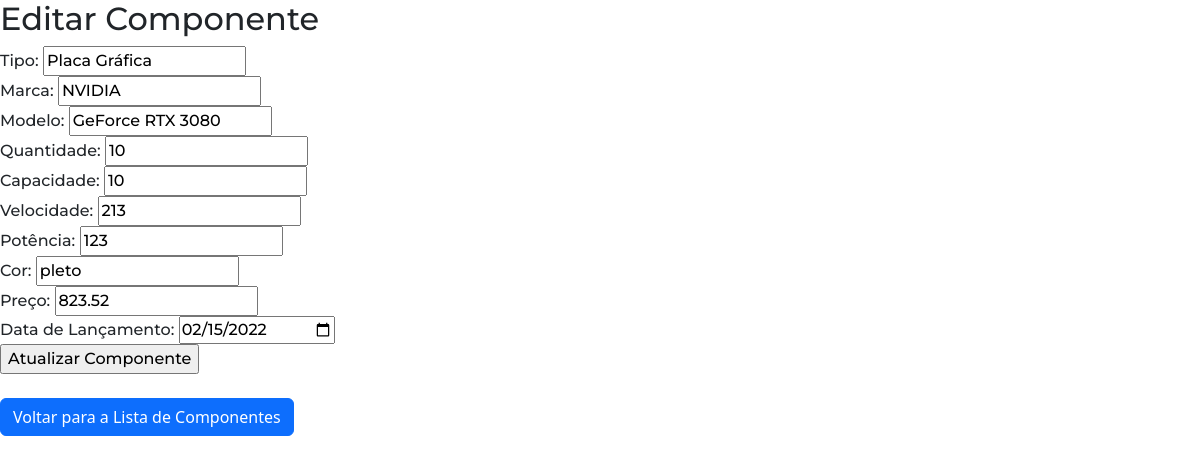
The page /edit.php?id=2 (signed in) on the database as committed earlier.
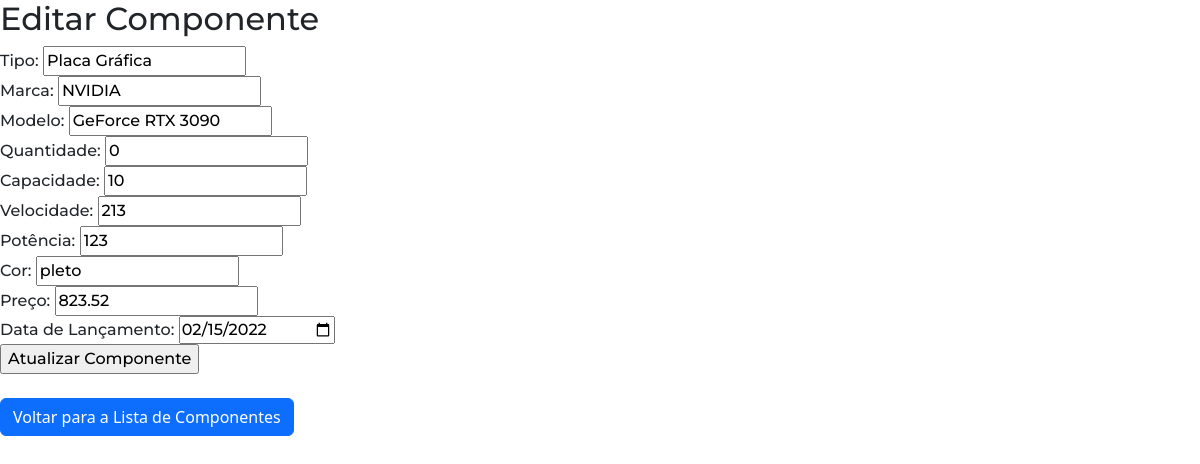
The same page on the database as committed later.
### tables this page shows
CREATE TABLE `componentes` (
  `ID` int(11) NOT NULL,
  `Tipo` varchar(50) NOT NULL,
  `Marca` varchar(50) DEFAULT NULL,
  `Modelo` varchar(50) DEFAULT NULL,
  `Quantidade` int(11) NOT NULL,
  `Capacidade` int(11) DEFAULT NULL,
  `Velocidade` varchar(20) DEFAULT NULL,
  `Potencia` int(11) DEFAULT NULL,
  `Cor` varchar(20) DEFAULT NULL,
  `Preco` decimal(10,2) DEFAULT NULL,
  `DataLancamento` date DEFAULT NULL
);

### edit.php (the view, shortened to what this page needs)
<!DOCTYPE html>
<html lang="en">
<head>
</head>
<body>
    <h2>Editar Componente</h2>
    <?php
    if (isset($_GET["id"])) {
        $conexao = new mysqli("localhost","root","","gestaostock");
        $id = $_GET["id"];
        $query = "SELECT * FROM Componentes WHERE ID=$id";
        $resultado = $conexao->query($query);
        if ($resultado->num_rows > 0) {
            $linha = $resultado->fetch_assoc();
        } else {
            echo "Componente não encontrado.";
            exit();
        }
    } else {
        echo "ID do componente não fornecido.";
        exit();
    }
    ?>
    <form method="POST" action="">
        <label for="tipo">Tipo:</label>
        <input type="text" name="tipo" value="<?php echo $linha['Tipo']; ?>" required><br>
        <label for="marca">Marca:</label>
        <input type="text" name="marca" value="<?php echo $linha['Marca']; ?>" required><br>
        <label for="modelo">Modelo:</label>
        <input type="text" name="modelo" value="<?php echo $linha['Modelo']; ?>" required><br>
        <label for="quantidade">Quantidade:</label>
        <input type="number" name="quantidade" value="<?php echo $linha['Quantidade']; ?>" required><br>
        <label for="capacidade">Capacidade:</label>
        <input type="number" name="capacidade" value="<?php echo $linha['Capacidade']; ?>" required><br>
        <label for="velocidade">Velocidade:</label>
        <input type="text" name="velocidade" value="<?php echo $linha['Velocidade']; ?>" required><br>
        <label for="potencia">Potência:</label>
        <input type="number" name="potencia" value="<?php echo $linha['Potencia']; ?>" required><br>
        <label for="cor">Cor:</label>
        <input type="text" name="cor" value="<?php echo $linha['Cor']; ?>" required><br>
        <label for="preco">Preço:</label>
        <input type="number" name="preco" step="0.01" value="<?php echo $linha['Preco']; ?>" required><br>
        <label for="dataLancamento">Data de Lançamento:</label>
        <input type="date" name="dataLancamento" value="<?php echo $linha['DataLancamento']; ?>" required><br>
        <input type="submit" value="Atualizar Componente">
    </form>
    <br>
    <a href="index.php"class="btn btn-primary">Voltar para a Lista de Componentes</a>
</body>
</html>

Rows that differ between the two databases and show on the page:
changed componentes "Placa Gráfica": modelo "GeForce RTX 3080" → "GeForce RTX 3090"; quantidade "10" → "0"
